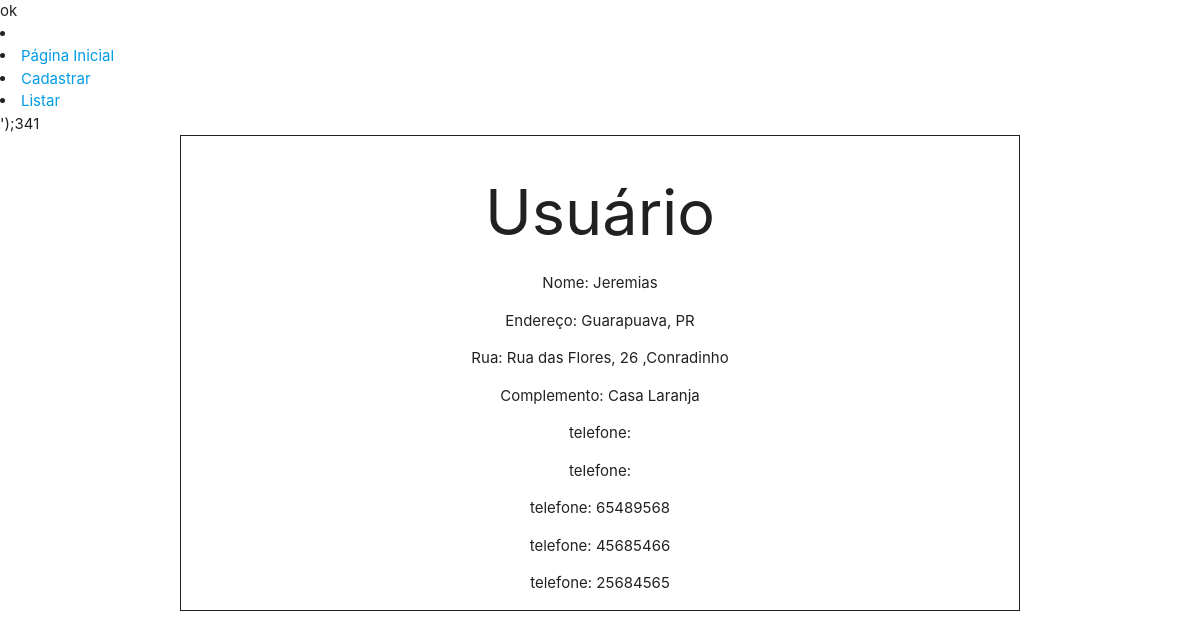
The page /view/user/show.php?id=27 on the database its author committed.
### tables this page shows
CREATE TABLE `PERSON` (
  `ID` int(11) NOT NULL AUTO_INCREMENT,
  `USERNAME` varchar(255) NOT NULL,
  `CEP` varchar(9) NOT NULL,
  `ADDRESS_STATE` varchar(255) NOT NULL,
  `CITY` varchar(255) NOT NULL,
  `DISTRICT` varchar(255) NOT NULL,
  `STREET` varchar(255) NOT NULL,
  `ADDRESS_NUMBER` varchar(8) NOT NULL,
  `COMPLEMENT` varchar(255) DEFAULT NULL,
  PRIMARY KEY (`ID`)
);

CREATE TABLE `PHONES` (
  `ID` int(11) NOT NULL AUTO_INCREMENT,
  `PERSON_ID` int(11) NOT NULL,
  `PHONE_NUMBER` varchar(15) NOT NULL,
  PRIMARY KEY (`ID`),
  KEY `PERSON_ID` (`PERSON_ID`),
  CONSTRAINT `PHONES_ibfk_1` FOREIGN KEY (`PERSON_ID`) REFERENCES `PERSON` (`ID`)
);

### sql/show.php (called while the page is built, shortened)
<?php
include_once("conect.php");
$id = '';
if(!empty($_GET['id'])){
$id = $_GET['id'];
}
$query = "SELECT * FROM PERSON WHERE ID = '$id'";
$result = mysqli_query($dbConn, $query);
$person = mysqli_fetch_array($result);
$query = "SELECT * FROM PHONES WHERE PERSON_ID = '$id'";
$result = mysqli_query($dbConn, $query);
while($row = mysqli_fetch_array($result)){
    $phones[] = $row;
}
?>

### view/user/show.php (the view, shortened to what this page needs)
<?php
    include("../../sql/show.php");
?>
<html>
<head>
    <link rel="stylesheet" href="https://cdnjs.cloudflare.com/ajax/libs/materialize/1.0.0/css/materialize.min.css">
    <link rel="stylesheet" href="../../public/css/show.css">
</head>
<body>
<?= readfile("../sidebar.php") ?>
<div class="row container border-box center">
  <h1 class="center">Usuário</h1>
    <p> Nome: <?= $person["USERNAME"] ?> </p>
    <p> Endereço: <?= $person["CITY"] ?>, <?= $person["ADDRESS_STATE"] ?> </p>
    <p> Rua: <?= $person["STREET"] ?>, <?= $person["ADDRESS_NUMBER"] ?> ,<?= $person["DISTRICT"] ?> </p>
    Complemento: <?= $person["COMPLEMENT"] ?>
    <?php foreach($phones as $phone){ ?>
        <p>telefone: <?= $phone["PHONE_NUMBER"] ?></p>
    <?php } ?>
</div>
</body>
</html>

### public/css/show.css (style rules this page uses)
.border-box { border: solid 1px; }

### rows shown on the page
person: USERNAME "Jeremias", CITY "Guarapuava", ADDRESS_STATE "PR", STREET "Rua das Flores", ADDRESS_NUMBER "26", DISTRICT "Conradinho", COMPLEMENT "Casa Laranja"
phones: PHONE_NUMBER "65489568"
phones: PHONE_NUMBER "45685466"
phones: PHONE_NUMBER "25684565"

### other values the page prints
readfile("../sidebar.php") "Página Inicial Cadastrar Listar ');341"
